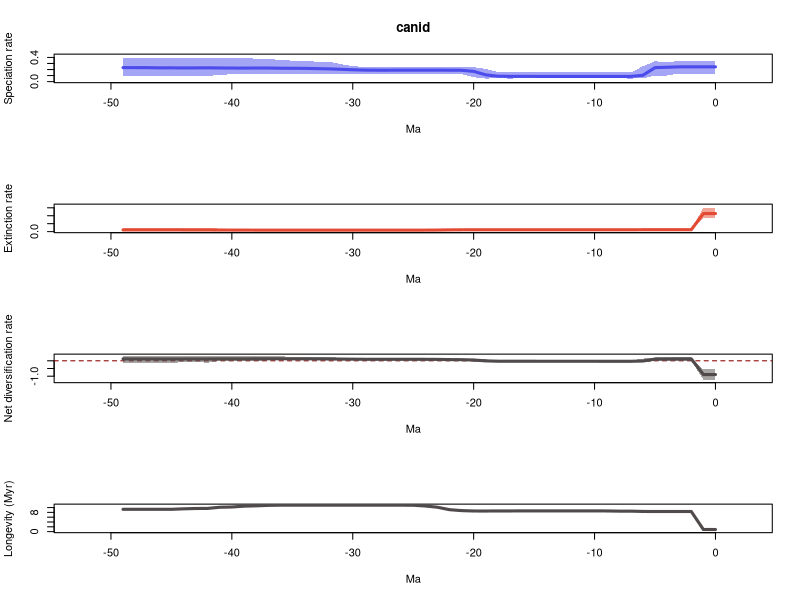

Generate this figure with R:
# 1 files combined:
# 	/home/eeb177-student/Desktop/eeb-177/lab-work/exercise-9/pyrate_mcmc_logs/canid_occ_1_marginal_rates.log

# 95% HPDs calculated using code from Biopy (https://www.cs.auckland.ac.nz/~yhel002/biopy/)

pdf(file='/home/eeb177-student/Desktop/eeb-177/lab-work/exercise-9/pyrate_mcmc_logs/canid_occ_1_marginal_rates_RTT.pdf',width=0.6*9, height=16.8)
par(mfrow=c(4,1))
library(scales)
L_hpd_m95=c(0.13356812229, 0.13356812229,0.13356812229,0.13356812229,0.100955290171,0.0980712617772,0.0537445345572,0.0512231532998,0.0528433367002,0.0528433367002,0.0528433367002,0.0528433367002,0.0528433367002,0.0528433367002,0.0528433367002,0.0528433367002,0.0528433367002,0.0512231532998,0.0528433367002,0.0512231532998,0.0733014728809,0.123172887436,0.123172887436,0.132296668082,0.132296668082,0.132296668082,0.132296668082,0.123172887436,0.127594805546,0.132296668082,0.123172887436,0.123172887436,0.132296668082,0.123172887436,0.123172887436,0.123172887436,0.123172887436,0.132296668082,0.122194583356,0.122194583356,0.122194583356,0.110687318343,0.0946036187666,0.100337265522,0.100337265522,0.100337265522,0.100337265522,0.100337265522,0.100337265522,0.100337265522)
L_hpd_M95=c(0.336900783613, 0.336900783613,0.336900783613,0.340792315196,0.322391973455,0.336900783613,0.254350674806,0.151472413534,0.151472413534,0.151472413534,0.151472413534,0.151472413534,0.151472413534,0.151472413534,0.151472413534,0.151472413534,0.151472413534,0.151472413534,0.159119154052,0.210499446848,0.240110794642,0.244963101714,0.240110794642,0.246063040028,0.246063040028,0.246063040028,0.246063040028,0.239473294248,0.244490922598,0.244963101714,0.254486253764,0.290672878016,0.329620095724,0.329620095724,0.348307355838,0.348307355838,0.354187851149,0.380541345971,0.377202197368,0.395229343884,0.395229343884,0.395229343884,0.395229343884,0.395229343884,0.395229343884,0.395229343884,0.395229343884,0.397458726419,0.397458726419,0.397458726419)
M_hpd_m95=c(0.847358380723, 0.847358380723,0.0857915158809,0.0857915158809,0.0857915158809,0.0927826010454,0.0865729073097,0.0927826010454,0.0927826010454,0.0927826010454,0.0857915158809,0.0857915158809,0.0932050989401,0.0932050989401,0.0932050989401,0.0932050989401,0.0932050989401,0.0927826010454,0.0927826010454,0.0927826010454,0.0874954590106,0.0857915158809,0.0626324671607,0.0557049002859,0.0534557075844,0.0534557075844,0.0534557075844,0.0534557075844,0.0534557075844,0.0534557075844,0.0534557075844,0.0534557075844,0.0534557075844,0.0534557075844,0.0534557075844,0.0534557075844,0.0534557075844,0.0482891928418,0.0343573495595,0.0420770423698,0.0420770423698,0.0416424445045,0.0416424445045,0.0416424445045,0.0416424445045,0.0343573495595,0.0343573495595,0.0343573495595,0.0343573495595,0.0343573495595)
M_hpd_M95=c(1.51306129724, 1.51306129724,0.150711756832,0.150711756832,0.150711756832,0.157032132159,0.150711756832,0.153950209854,0.153950209854,0.148711959325,0.141090834857,0.141090834857,0.148711959325,0.148711959325,0.148711959325,0.148711959325,0.148711959325,0.148711959325,0.148711959325,0.150711756832,0.144643815093,0.15332728761,0.142467135099,0.136464417637,0.134292972044,0.124215557145,0.124215557145,0.124215557145,0.124215557145,0.124215557145,0.124215557145,0.124215557145,0.124215557145,0.124215557145,0.124215557145,0.124215557145,0.124215557145,0.127420501697,0.139423607368,0.162677789954,0.175842811121,0.188416516548,0.227206283165,0.227206283165,0.230563547948,0.227206283165,0.227206283165,0.227206283165,0.227206283165,0.227206283165)
R_hpd_m95=c(-1.23002627163, -1.23002627163,0.00556577574041,0.00120999259714,-0.00956248367422,-0.0304312985531,-0.0794412019587,-0.0845496650916,-0.0810275320193,-0.0794412019587,-0.0763422883781,-0.0763422883781,-0.0763422883781,-0.0763422883781,-0.0794412019587,-0.0794412019587,-0.0794412019587,-0.0810275320193,-0.0810275320193,-0.0736759671398,-0.0463218132647,0.00556577574041,0.0101344484289,0.0277173604949,0.0277414000547,0.035014145408,0.035014145408,0.035014145408,0.035014145408,0.035014145408,0.035014145408,0.0352140331434,0.0418711948742,0.0378509033512,0.0342351412763,0.0342351412763,0.0342351412763,0.0246003541017,-0.00184541689197,0.014444598024,-0.0109245942837,-0.0185358385082,-0.117355380627,-0.092174065408,-0.092174065408,-0.131355516225,-0.131355516225,-0.131355516225,-0.131355516225,-0.131355516225)
R_hpd_M95=c(-0.559691074884, -0.559691074884,0.219940358062,0.217235942767,0.214786106463,0.217235942767,0.140923711165,0.035212674151,0.035212674151,0.035212674151,0.035212674151,0.035212674151,0.035212674151,0.035212674151,0.035212674151,0.035212674151,0.035212674151,0.035212674151,0.0461326581149,0.0900194779313,0.134840293477,0.142718660843,0.142718660843,0.162955073249,0.162955073249,0.162955073249,0.162955073249,0.165156527241,0.165156527241,0.164867520794,0.182216864822,0.195721636792,0.246521014371,0.256870694383,0.274727515645,0.274727515645,0.283476334129,0.291123907899,0.29441240394,0.31669660386,0.31669660386,0.31669660386,0.31669660386,0.332304757477,0.332304757477,0.296498063601,0.296498063601,0.306031197781,0.306031197781,0.306031197781)
L_mean=c(0.244291462769, 0.244291462769,0.244512583361,0.244013086377,0.237793662117,0.23133818568,0.105368098104,0.0863879811715,0.0857603018469,0.0857603018469,0.0857603018469,0.0857603018469,0.0857603018469,0.0857603018469,0.0860384091544,0.0863318544143,0.0864803870477,0.0870140473051,0.0898485884921,0.111884635676,0.16961032961,0.187723730667,0.188572419817,0.189663061693,0.189663061693,0.189408954952,0.189408954952,0.188697828544,0.188696541195,0.190189267479,0.196117659216,0.203919072266,0.211155042587,0.215095232301,0.219408391449,0.220321586614,0.221553268508,0.224644047175,0.224409846878,0.223804552566,0.224250437393,0.225768400669,0.228256752272,0.227111055912,0.227068175723,0.227562626077,0.227719418946,0.231151844,0.231840569487,0.231840569487)
M_mean=c(1.13711509834, 1.13711509834,0.119561438779,0.119561438779,0.119561438779,0.11962245199,0.119247234141,0.117441098335,0.117441098335,0.116321574326,0.116010214447,0.116010214447,0.116147999736,0.116147999736,0.116147999736,0.116147999736,0.116147999736,0.116348694749,0.116338606059,0.116779010652,0.116602227413,0.114504718177,0.109622729661,0.0985726436688,0.0938400489786,0.0911561872267,0.0909978629984,0.0909978629984,0.090990360399,0.090990360399,0.090990360399,0.090990360399,0.090990360399,0.090990360399,0.090990360399,0.090990360399,0.0909682249445,0.0916080498814,0.0932972693639,0.094429178568,0.0976864790244,0.0986992071461,0.103614361725,0.104014604758,0.105528226807,0.1077873282,0.1077873282,0.1077873282,0.1077873282,0.1077873282)
R_mean=c(-0.892823635572, -0.892823635572,0.124951144582,0.124451647599,0.118232223339,0.11171573369,-0.0138791360371,-0.0310531171636,-0.0316807964882,-0.0305612724792,-0.0302499125999,-0.0302499125999,-0.0303876978886,-0.0303876978886,-0.0301095905811,-0.0298161453212,-0.0296676126879,-0.0293346474436,-0.0264900175669,-0.00489437497617,0.0530081021964,0.0732190124899,0.078949690156,0.0910904180245,0.0958230127147,0.0982527677251,0.0984110919535,0.0976999655459,0.0977061807962,0.09919890708,0.105127298817,0.112928711867,0.120164682188,0.124104871902,0.12841803105,0.129331226215,0.130585043564,0.133035997294,0.131112577514,0.129375373998,0.126563958368,0.127069193523,0.124642390547,0.123096451154,0.121539948916,0.119775297877,0.119932090747,0.1233645158,0.124053241288,0.124053241288)
trans=0.5
age=(0:(50-1))* -1
plot(age,age,type = 'n', ylim = c(0, 0.437204599061), xlim = c(-52.5,2.5), ylab = 'Speciation rate', xlab = 'Ma',main='canid' )
polygon(c(age, rev(age)), c(L_hpd_M95, rev(L_hpd_m95)), col = alpha("#4c4cec",trans), border = NA)
lines(rev(age), rev(L_mean), col = "#4c4cec", lwd=3)
plot(age,age,type = 'n', ylim = c(0, 1.66436742697), xlim = c(-52.5,2.5), ylab = 'Extinction rate', xlab = 'Ma' )
polygon(c(age, rev(age)), c(M_hpd_M95, rev(M_hpd_m95)), col = alpha("#e34a33",trans), border = NA)
lines(rev(age), rev(M_mean), col = "#e34a33", lwd=3)
plot(age,age,type = 'n', ylim = c(-1.35302889879, 0.365535233225), xlim = c(-52.5,2.5), ylab = 'Net diversification rate', xlab = 'Ma' )
abline(h=0,lty=2,col="darkred")
polygon(c(age, rev(age)), c(R_hpd_M95, rev(R_hpd_m95)), col = alpha("#504A4B",trans), border = NA)
lines(rev(age), rev(R_mean), col = "#504A4B", lwd=3)
plot(age,age,type = 'n', ylim = c(0, max(1/M_mean)), xlim = c(-52.5,2.5), ylab = 'Longevity (Myr)', xlab = 'Ma' )
lines(rev(age), rev(1/M_mean), col = "#504A4B", lwd=3)
n <- dev.off()